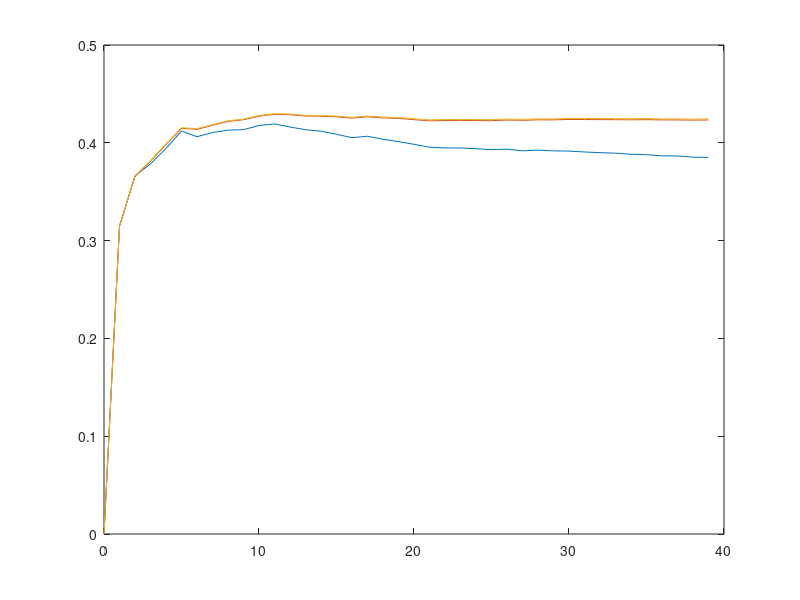

The MATLAB script that drew this image:
k = 0:39;
rwo = [0.0675241,0.395498,0.353698,0.305466,0.302251,0.286174,...
    0.247588,0.26045,0.266881,0.212219,0.212219,0.254019,...
    0.266881,0.282958,0.29582,0.279743,0.292605,0.292605,...
    0.29582,0.29582,0.299035,0.305466,0.327974,0.324759,...
    0.327974,0.318328,0.318328,0.282958,0.289389,0.270096,...
    0.279743,0.276527,0.270096,0.286174,0.286174,0.289389,...
    0.289389,0.263666,0.26045,0.270096];
rw = [0.0675241,0.395498,0.395498,0.350482,0.33119,0.327974,...
    0.292605,0.302251,0.308682,0.254019,0.254019,0.279743,...
    0.279743,0.299035,0.299035,0.292605,0.289389,0.29582,...
    0.302251,0.327974,0.33119,0.33119,0.356913,0.366559,...
    0.385852,0.366559,0.356913,0.340836,0.340836,0.321543,...
    0.327974,0.33119,0.33119,0.315113,0.321543,0.33119,...
    0.318328,0.324759,0.321543,0.305466];
nw = [0.0675241,0.430868,0.430868,0.405145,0.437299,0.453376,...
    0.446945,0.459807,0.469453,0.459807,0.469453,0.501608,...
    0.482315,0.485531,0.469453,0.456592,0.446945,0.427653,...
    0.411576,0.414791,0.411576,0.411576,0.418006,0.395498,...
    0.395498,0.398714,0.405145,0.405145,0.40836,0.40836,...
    0.414791,0.418006,0.411576,0.418006,0.427653,0.437299,...
    0.437299,0.430868,0.434084,0.437299,];

rl = [0,0.314783,0.366265,0.378492,0.394298,0.412064,0.406253,0.410476,...
    0.412996,0.413404,0.41773,0.419292,0.416147,0.413385,0.411851,0.4087,...
    0.405261,0.406685,0.403628,0.401208,0.398462,0.395507,0.394758,...
    0.394727,0.393968,0.393085,0.393522,0.391803,0.392518,0.391762,0.391506,...
    0.390614,0.389904,0.389405,0.388263,0.387898,0.386657,0.386538,0.385323,...
    0.385086,];
rq = [0,0.314783,0.365702,0.381264,0.398186,0.414794,0.413756,0.417847,...
    0.421886,0.4236,0.427227,0.429162,0.428763,0.427302,0.42724,0.426485,...
    0.425235,0.426511,0.425478,0.424942,0.423649,0.422469,0.422778,0.422905,...
    0.422757,0.422627,0.423265,0.423011,0.42348,0.423437,0.423882,0.423775,...
    0.423691,0.423649,0.423502,0.423681,0.423407,0.42339,0.423187,0.423323,];
nq = [0,0.314783,0.36615,0.38184,0.398796,0.415427,0.414498,0.41856,...
    0.422582,0.424248,0.427906,0.42983,0.429457,0.428033,0.428008,0.42728,...
    0.426081,0.427367,0.426367,0.425831,0.424603,0.423444,0.423773,0.4239,...
    0.423754,0.423662,0.424312,0.424081,0.424559,0.424528,0.424966,0.424863,...
    0.424777,0.424731,0.424604,0.424787,0.424522,0.424497,0.424296,0.424439,];
plot(k, rl, k, rq, k, nq);
